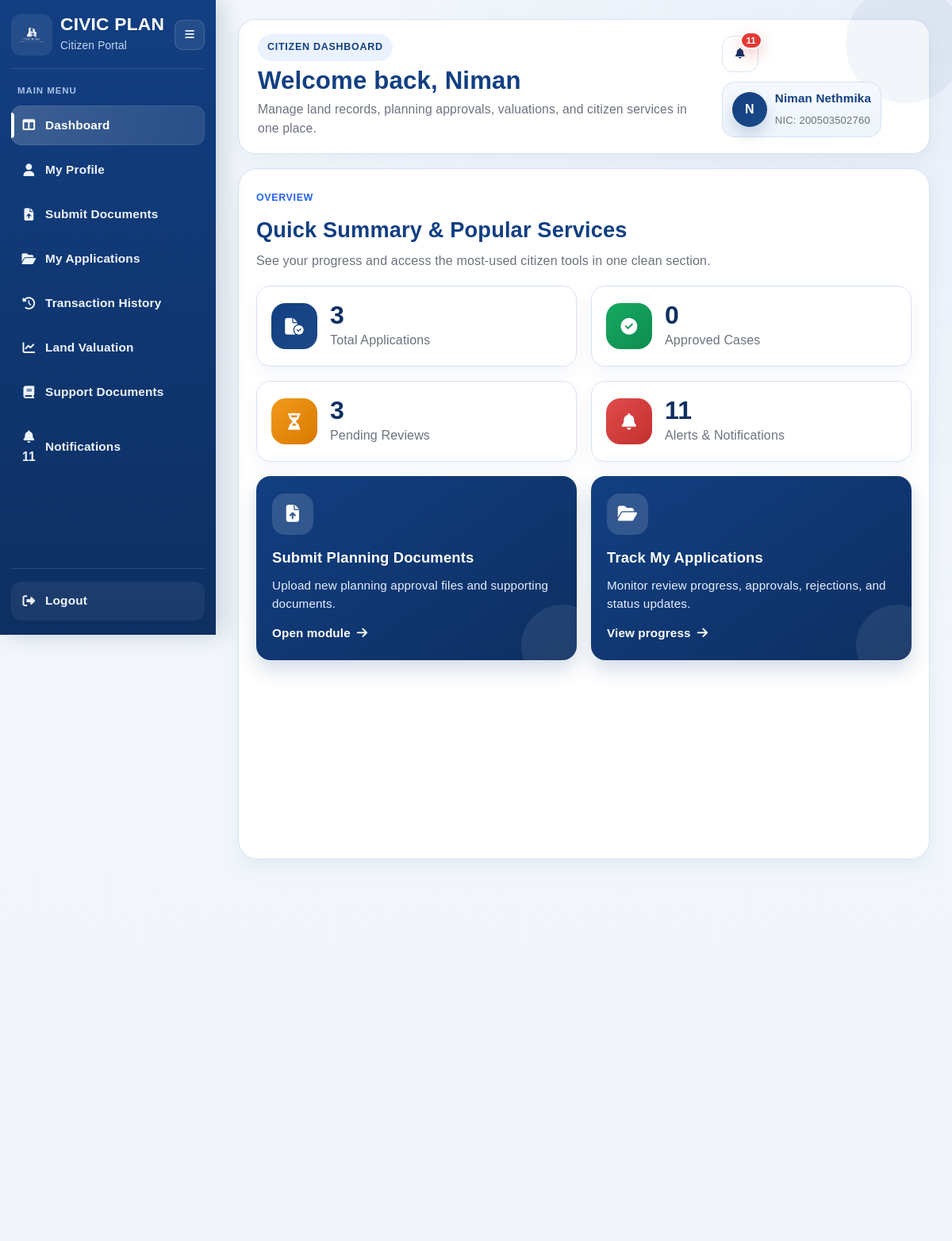
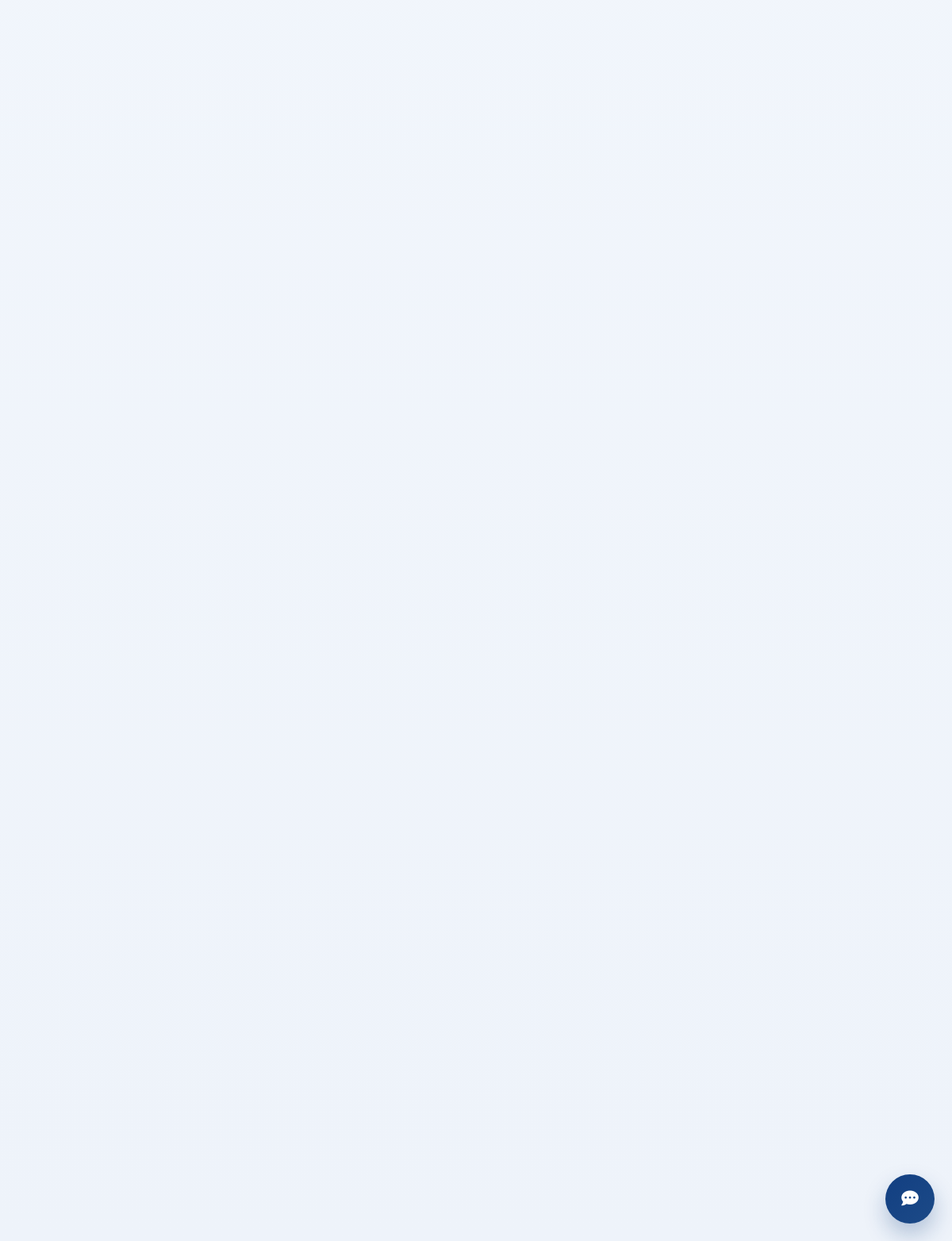
Page /user_dashboard (signed in) on the committed database (2 pictures, top to bottom).
### tables this page shows
CREATE TABLE users (
        user_id INTEGER PRIMARY KEY AUTOINCREMENT,
        first_name TEXT NOT NULL,
        last_name TEXT NOT NULL,
        phone_number TEXT,
        email TEXT NOT NULL,
        password_hash TEXT NOT NULL,
        date_of_birth TEXT,
        address TEXT,
        city TEXT,
        nic TEXT NOT NULL,
        employee_id TEXT,
        is_admin BOOLEAN DEFAULT 0,
        is_active BOOLEAN DEFAULT 1,
        created_at TEXT DEFAULT CURRENT_TIMESTAMP
    , failed_login_attempts INTEGER DEFAULT 0, account_locked_until TEXT, lockout_stage INTEGER DEFAULT 0, post_lock_failed_attempts INTEGER DEFAULT 0);

### routes/user_routes.py (the view)
@user_bp.route("/user_dashboard")
@user_login_required
def user_dashboard():
    user, redirect_response = user_required()
    if redirect_response:
        return redirect_response
    dashboard_data = get_dashboard_data(session["user_id"], user)
    return render_template(
        "user_dashboard.html",
        user=user,
        active_page="dashboard",
        stats=dashboard_data["stats"],
        alerts=dashboard_data["alerts"],
        property_records=dashboard_data["property_records"],
        application_history=dashboard_data["application_history"],
        latest_valuation=dashboard_data["latest_valuation"],
        support_documents=dashboard_data["support_documents"],
        notifications=dashboard_data["notifications"],
        unread_notifications=dashboard_data["unread_notifications"],
    )

### database/db_connection.py (called while the page is built)
def get_connection():
    conn = sqlite3.connect(DB_PATH)
    conn.row_factory = sqlite3.Row
    conn.execute("PRAGMA foreign_keys = ON")
    return conn

### routes/password_reset_routes.py (called while the page is built)
def _is_logged_in_user():
    return session.get("user_id") is not None or session.get("admin_id") is not None

@password_reset_bp.app_context_processor
def inject_password_reset_context():
    return_to = session.get("password_reset_return_to")
    if return_to == "account" and _is_logged_in_user():
        reset_back_url = url_for("user.account")
        reset_back_text = "Back to My Account"
    else:
        reset_back_url = url_for("auth.login")
        reset_back_text = "Back to Login"
    return {
        "reset_logged_in": _is_logged_in_user(),
        "reset_back_url": reset_back_url,
        "reset_back_text": reset_back_text,
    }

### routes/user_routes.py (called while the page is built, shortened)
def user_login_required(view_func):
    @wraps(view_func)
    def wrapper(*args, **kwargs):
        user = get_current_user()
        return view_func(*args, **kwargs)
    return wrapper

@user_bp.after_request
def add_user_no_cache_headers(response):
    response.headers["Cache-Control"] = "no-store, no-cache, must-revalidate, max-age=0"
    response.headers["Pragma"] = "no-cache"
    response.headers["Expires"] = "0"
    return response

def get_current_user():
    if "user_id" not in session:
        return None
    conn = get_connection()
    cursor = conn.cursor()
    cursor.execute(
        """
        SELECT *
        FROM users
        WHERE user_id = ?
        """,
        (session["user_id"],),
    )
    user = cursor.fetchone()
    conn.close()
    return user

def user_required():
    user = get_current_user()
    return user, None

def safe_date(value):
    if not value:
        return "N/A"
    value = str(value)
    if " " in value:
        return value.split(" ")[0]
    return value

def status_to_badge(status):
    s = (status or "").strip().lower()
    if s in ["approved", "completed", "verified", "valued"]:
        return "ok"
    if s in ["draft", "submitted", "pending", "pending review", "under review", "in review"]:
        return "review"
    if s in ["need documents", "needs documents", "revision requested", "rejected", "registered"]:
        return "pending"
    return "neutral"

### templates/user_dashboard.html (shortened to what this page needs)
<!DOCTYPE html>
<html lang="en">
<head>
    <link rel="stylesheet" href="{{ url_for('static', filename='user_dashboard.css') }}" />
    <link rel="stylesheet" href="{{ url_for('static', filename='user_sidebar.css') }}" />
    <link rel="stylesheet" href="https://cdnjs.cloudflare.com/ajax/libs/font-awesome/6.5.0/css/all.min.css" />
</head>
<body>
    <div class="dashboard-shell">
        {% include 'partials/user_sidebar.html' %}
        <main class="main-content">
            <header class="topbar compact-topbar reveal-up">
                <div class="topbar-copy">
                    <span class="page-kicker">Citizen Dashboard</span>
                    <h1>Welcome back, {{ user['first_name'] if user and user['first_name'] else 'User' }}</h1>
                    <p>Manage land records, planning approvals, valuations, and citizen services in one place.</p>
                </div>
                <div class="topbar-actions">
                    <div class="notification-wrap">
                        <button
                            class="icon-btn notification-toggle"
                            id="notificationToggle"
                            type="button"
                            aria-label="Notifications"
                            title="Notifications">
                            <i class="fa-solid fa-bell"></i>
                            {% if unread_notifications and unread_notifications > 0 %}
                            <span class="notification-count" id="notificationCount">{{ unread_notifications }}</span>
                            {% endif %}
                        </button>
                    </div>
                    <a href="{{ url_for('user.account') }}" class="user-chip user-chip-link" title="Go to My Account">
                        <div class="avatar">
                            {{ user['first_name'][0] | upper if user and user['first_name'] else 'U' }}
                        </div>
                        <div>
                            <strong>
                                {{ user['first_name'] if user and user['first_name'] else 'Citizen' }}
                                {{ user['last_name'] if user and user['last_name'] else 'User' }}
                            </strong>
                            <span>NIC: {{ user['nic'] if user and user['nic'] else 'N/A' }}</span>
                        </div>
                    </a>
                </div>
            </header>
            <section class="overview-services-box reveal-up">
                <div class="overview-box-header">
                    <div>
                        <span class="section-kicker">Overview</span>
                        <h2>Quick Summary & Popular Services</h2>
                        <p>See your progress and access the most-used citizen tools in one clean section.</p>
                    </div>
                </div>
                <div class="stats-grid inside-overview-grid">
                    <div class="stat-card reveal-up">
                        <div class="stat-icon blue"><i class="fa-solid fa-file-circle-check"></i></div>
                        <div>
                            <h3 class="count-up">{{ stats.total_applications }}</h3>
                            <p>Total Applications</p>
                        </div>
                    </div>
                    <div class="stat-card reveal-up">
                        <div class="stat-icon green"><i class="fa-solid fa-circle-check"></i></div>
                        <div>
                            <h3 class="count-up">{{ stats.approved_cases }}</h3>
                            <p>Approved Cases</p>
                        </div>
                    </div>
                    <div class="stat-card reveal-up">
                        <div class="stat-icon orange"><i class="fa-solid fa-hourglass-half"></i></div>
                        <div>
                            <h3 class="count-up">{{ stats.pending_reviews }}</h3>
                            <p>Pending Reviews</p>
                        </div>
                    </div>
                    <div class="stat-card reveal-up">
                        <div class="stat-icon red"><i class="fa-solid fa-bell"></i></div>
                        <div>
                            <h3 class="count-up">{{ unread_notifications }}</h3>
                            <p>Alerts & Notifications</p>
                        </div>
                    </div>
                </div>
                <div class="action-grid inside-overview-grid">
                    <a href="{{ url_for('submit_documents.submit_documents') }}" class="action-card reveal-up">
                        <div class="action-icon"><i class="fa-solid fa-file-arrow-up"></i></div>
                        <h3>Submit Planning Documents</h3>
                        <p>Upload new planning approval files and supporting documents.</p>
                        <span class="action-link-text">Open module <i class="fa-solid fa-arrow-right"></i></span>
                    </a>
                    <a href="{{ url_for('submit_documents.my_applications') }}" class="action-card reveal-up">
                        <div class="action-icon"><i class="fa-solid fa-folder-open"></i></div>
                        <h3>Track My Applications</h3>
                        <p>Monitor review progress, approvals, rejections, and status updates.</p>
                        <span class="action-link-text">View progress <i class="fa-solid fa-arrow-right"></i></span>
                    </a>
                </div>
            </section>
            <section class="content-grid">
                <div class="left-column">
                </div>
                <div class="right-column">
                </div>
            </section>
        </main>
    </div>
    <button class="chatbot-button" id="chatbotButton" aria-label="Open AI Assistant">
        <i class="fa-solid fa-comment-dots"></i>
    </button>
</body>
</html>

### rows in the picture
users: first_name "Niman", first_name "N", last_name "Nethmika", nic "200503502760"

### other values in the picture
{{ unread_notifications }} "11"
{{ stats.total_applications }} "3"
{{ stats.approved_cases }} "0"
{{ stats.pending_reviews }} "3"
